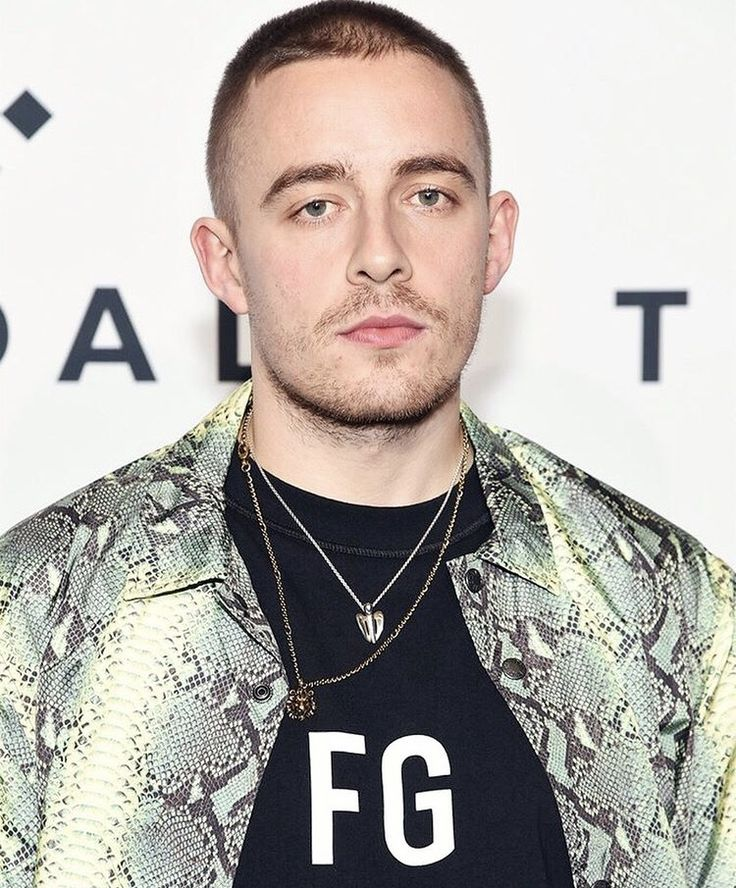
#> input picture RawImages/FEA0001.jpg, 736 x 888 px; its folder holds 4 pictures in this run
$ python imgProcess.py
#> lines starting #> are read from the running program, lines starting #| are printed output that depends on the picture
import cv2 as cv
import os

# Fungsi untuk mengubah ukuran semua gambar dalam folder
def resize_images(folder_path, target_size):
    # Membuat direktori untuk menyimpan gambar yang sudah diubah ukurannya
#> called with folder_path = 'RawImages', target_size = (400, 400)
    output_folder = "Images"
    if not os.path.exists(output_folder):
        os.makedirs(output_folder)

    # Mendapatkan daftar file dalam folder
    file_list = os.listdir(folder_path)

    # Iterasi melalui setiap file dalam folder
    for file_name in file_list:
        # Membaca gambar
        img_path = os.path.join(folder_path, file_name)
        img = cv.imread(img_path)
#> img is the input picture: shape (888, 736, 3); mean B, G, R 171.3, 176.6, 181.8

        # Mengubah ukuran gambar
        resized_img = cv.resize(img, target_size)
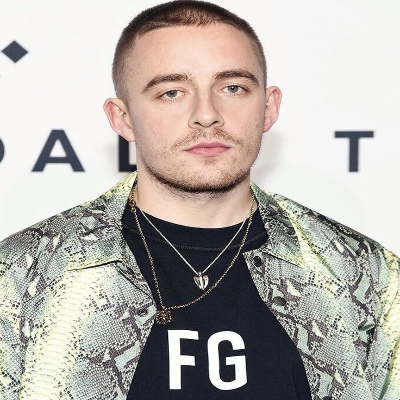
#> resized_img: shape (400, 400, 3); mean B, G, R 171.2, 176.5, 181.7

        # Menyimpan gambar yang sudah diubah ukurannya
        output_path = os.path.join(output_folder, file_name)
        cv.imwrite(output_path, resized_img)
        print(f"Image {file_name} resized and saved to {output_path}")
#> pass 2 of the loop in resize_images, `for file_name in file_list:`:
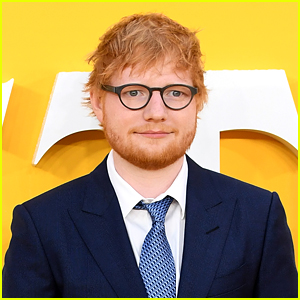
#> input picture RawImages/FEA0002.jpg, 300 x 300 px
#> in resize_images, img is the input picture: shape (300, 300, 3); mean B, G, R 92.7, 143.3, 167.4
#> in resize_images, `resized_img = cv.resize(img, target_size)`:
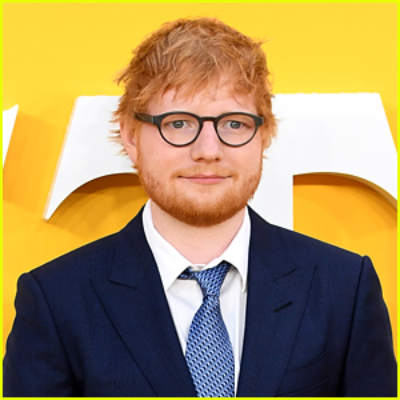
#> resized_img: shape (400, 400, 3); mean B, G, R 92.6, 143.2, 167.3

# Path folder yang berisi gambar-gambar yang ingin diubah ukurannya
folder_path = "RawImages"

# Ukuran target yang diinginkan (misalnya: 200x200 piksel)
target_size = (400, 400)

# Panggil fungsi untuk mengubah ukuran gambar dalam folder
resize_images(folder_path, target_size)
